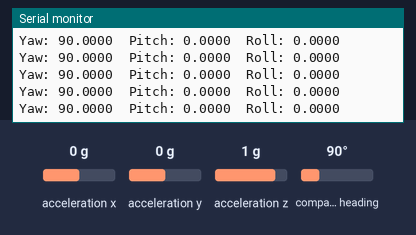
The sketch below on a simulated Arduino Uno, built with avr-gcc and run on an emulated ATmega328P. Parts: the last lines printed to the serial monitor. Inputs (shaded band) come from the test bench; at power-on: acceleration x 0 g, acceleration y 0 g, acceleration z 1 g, compass heading 90°.

Above: at 2.2 s.
2.3 s: acceleration x set to -1.4 g
At 2.35 s:
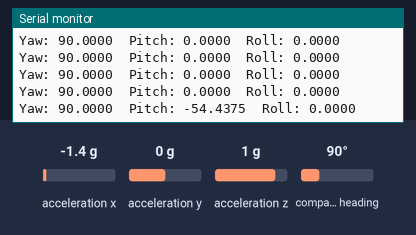
3.8 s: acceleration y set to -1.4 g
At 3.81 s:
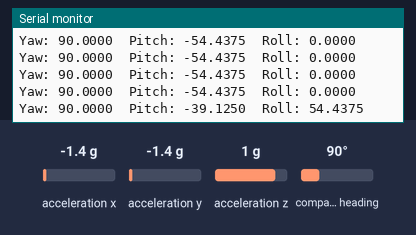
5.3 s: acceleration z set to -1.4 g
At 5.36 s:
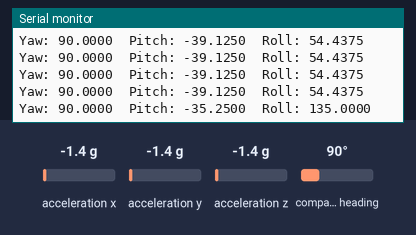
8.3 s: compass heading set to 7°
At 8.37 s:
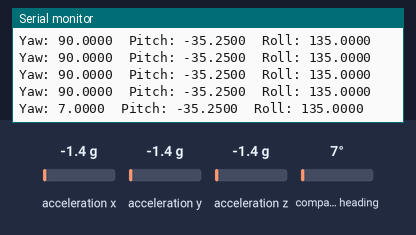
11.3 s: acceleration x set to 0 g
At 11.38 s:
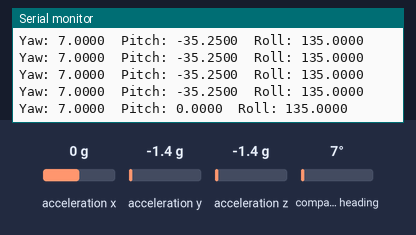
17.3 s: acceleration z set to 0 g
At 17.4 s:
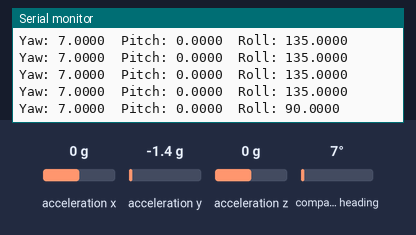
Timing chart, 0 to 20.3 s (numbered marks = the images above; inputs shaded):
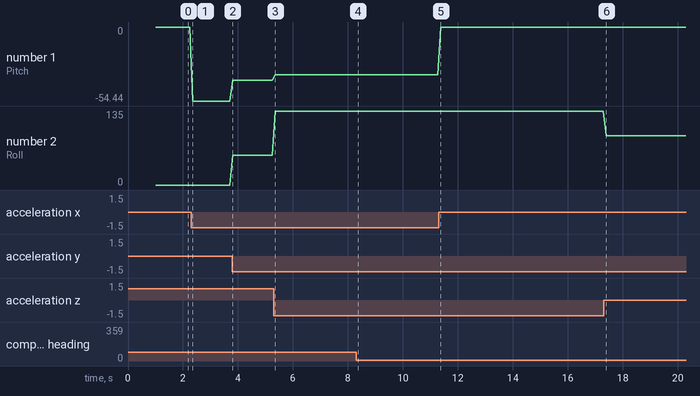

The sketch:

AdafruitBNO055_test.ino
```cpp
#include <Wire.h>
#include <Adafruit_Sensor.h>
#include <Adafruit_BNO055.h>
#include <utility/imumaths.h>

Adafruit_BNO055 bno = Adafruit_BNO055(55);

void setup(void)
{
  Serial.begin(9600);
  Serial.println("Orientation Sensor Test"); Serial.println("");

  /* Initialise the sensor */
  if(!bno.begin())
  {
    /* There was a problem detecting the BNO055 ... check your connections */
    Serial.print("Ooops, no BNO055 detected ... Check your wiring or I2C ADDR!");
    while(1);
  }

  delay(1000);

  bno.setExtCrystalUse(true);
}
void loop(void)
{
  /* Get a new sensor event */
  sensors_event_t event;
  bno.getEvent(&event);

  /* Display the floating point data */
  Serial.print("Yaw: ");
  Serial.print(event.orientation.x, 4);
  Serial.print("\tPitch: ");
  Serial.print(event.orientation.y, 4);
  Serial.print("\tRoll: ");
  Serial.print(event.orientation.z, 4);
  Serial.println("");

  delay(100);
}
```

Measured:
- after the input at 2.3 s, the serial monitor: prints a new line after 0.05 s (image 1)
- after the input at 3.8 s, the serial monitor: prints a new line at once (image 2)
- after the input at 5.3 s, the serial monitor: prints a new line after 0.06 s (image 3)
- after the input at 8.3 s, the serial monitor: prints a new line after 0.07 s (image 4)
- after the input at 11.3 s, the serial monitor: prints a new line after 0.08 s (image 5)
- after the input at 17.3 s, the serial monitor: prints a new line after 0.09 s (image 6)
- plotted number 1: 0 → -54.44 after the input at 2.3 s, -54.44 → -39.12 after the input at 3.8 s, -39.12 → -35.25 after the input at 5.3 s, -35.25 → 0 after the input at 11.3 s
- plotted number 2: 0 → 54.44 after the input at 3.8 s, 54.44 → 135 after the input at 5.3 s, 135 → 90 after the input at 17.3 s
